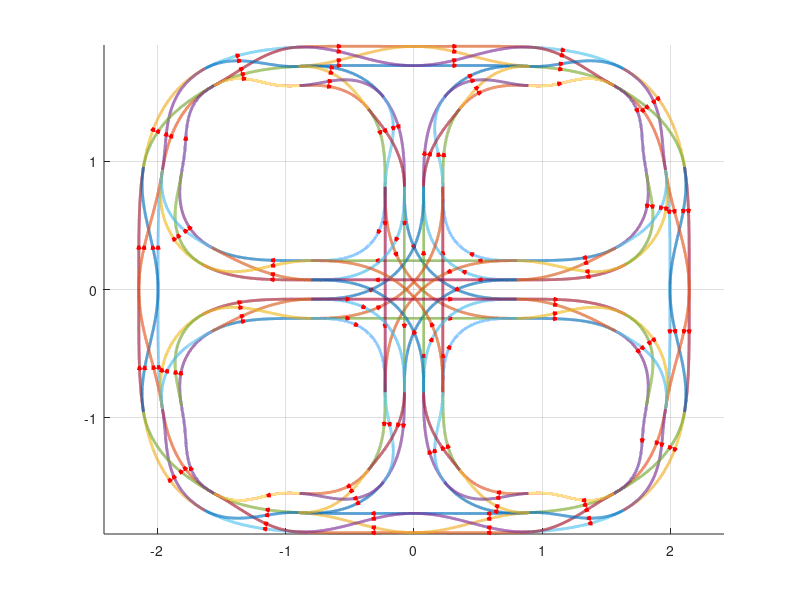

Write the MATLAB code that produced this figure.
function lane_graph

    cache = load('cache');
    
    % convert to cartesian form: [x, y, cos(yaw), sin(yaw)]
    f_names = fieldnames(cache);
    for i = 1:length(f_names)
        f_name = f_names{i};
        value = cache.(f_name);
        if startsWith(f_name,'segment')
            cache.(f_name) = cartesian_nodes(value.nodes);
        elseif startsWith(f_name,'node')
            cache.(f_name) = cartesian_nodes(value);
        end
    end
        
    segment_A = cache.segment_A;
    segment_B = cache.segment_B;
    segment_C = cache.segment_C;
    segment_D = cache.segment_D;
    segment_E = cache.segment_E;
    segment_F = cache.segment_F;
    segment_G = cache.segment_G;
    segment_H = cache.segment_H;
    segment_J = cache.segment_J;
    
    clf
    hold on
    axis equal
    grid on
    
    % Transfer a bit of segment A to B, this simplifies the routing graph
    [M,I] = min(vecnorm((segment_A - cache.node_transition_ABEF)'));
    assert(M < 1e-8);
    segment_B = [segment_A(I:end-1,:); segment_B];
    segment_A = segment_A(1:I,:);
    
    
    % Split A at D merge
    parts = split_segment(segment_A, cache.node_transition_AD);
    segment_A1 = parts{1};
    segment_A2 = parts{2};
    
    % Split B at C merge
    parts = split_segment(segment_B, cache.node_transition_BC);
    segment_B1 = parts{1};
    segment_B2 = parts{2};
    
    % Split C
    parts = split_segment(segment_C, segment_C(end/2,:));
    segment_C1 = parts{1};
    segment_C2 = parts{2};
    
    % Split D
    parts = split_segment(segment_D, segment_D(end/2,:));
    segment_D1 = parts{1};
    segment_D2 = parts{2};
    
    segments = {};
    
    % handle double lanes with switch
    segments_switch = {segment_A1, segment_A2, segment_B1, segment_B2, segment_C1, segment_C2, segment_D1, segment_D2};
    segments = [segments double_segment_with_switch(segment_A1,  1, cache.lane_width)];
    segments = [segments double_segment_with_switch(segment_A2,  1, cache.lane_width)];
    segments = [segments double_segment_with_switch(segment_B1,  1, cache.lane_width)];
    segments = [segments double_segment_with_switch(segment_B2,  1, cache.lane_width)];
    segments = [segments double_segment_with_switch(segment_C1, -1, cache.lane_width)];
    segments = [segments double_segment_with_switch(segment_C2, -1, cache.lane_width)];
    segments = [segments double_segment_with_switch(segment_D1, -1, cache.lane_width)];
    segments = [segments double_segment_with_switch(segment_D2, -1, cache.lane_width)];
    
    % intersection
    segments = [segments {expand_intersection_segment(segment_H, cache.lane_width, -1, false)}];
    segments = [segments {expand_intersection_segment(segment_G, cache.lane_width, -1, false)}];
    segments = [segments {expand_intersection_segment(segment_J, cache.lane_width, -1, false)}];
    segments = [segments {expand_intersection_segment(segment_G, cache.lane_width, 1, true)}];
    segments = [segments {expand_intersection_segment(segment_G, cache.lane_width, 2, true)}];
    
    
    % add other lanes
    segments = [segments, {segment_E, segment_F, segment_J, segment_G, segment_H}];
    
    
    % mirroring right to left
    n_base_segments = length(segments);
    for i = 1:n_base_segments
        s = segments{i};
        s = s .* [-1 1 -1 1];
        s = reverse_segment(s);
        segments = [segments, {s}];
    end
    
    % mirroring top to bottom
    n_base_segments = length(segments);
    for i = 1:n_base_segments
        s = segments{i};
        s = s .* [1 -1 1 -1];
        s = reverse_segment(s);
        segments = [segments, {s}];
    end
    
    lane_graph = build_routing_graph(segments);
    save lane_graph lane_graph
    
    for i = 1:length(segments)
        plot(segments{i}(:,1), segments{i}(:,2),'-', 'LineWidth',2)
        k = floor(size(segments{i}, 1)/3);
        R = [segments{i}(k,3) -segments{i}(k,4);segments{i}(k,4) segments{i}(k,3)];
        p = 0.01 * R * [0 1; 3 0; 0 -1]';
        plot(p(1,:)+segments{i}(k,1), p(2,:)+segments{i}(k,2),'r-', 'LineWidth',2)
    end
    
    
    axis equal
    grid on
end

function routing_graph = build_routing_graph(segments)

    nodes = nan(0,4);

    for i = 1:length(segments)
        nodes(end+1, :) = segments{i}(1,:);
        nodes(end+1, :) = segments{i}(end,:);
    end
    
    node_diff = permute(nodes, [1 3 2]) - permute(nodes, [3 1 2]);
    node_dist = vecnorm(node_diff, 2, 3) + 10 * eye(size(nodes,1));
    
    threshold = 0.05;
    [I,J] = find(node_dist < threshold);
    assert(~any(I==J));
    
    node_clusters = {};
    for k = 1:length(I)
        joined = false;
        for p = 1:length(node_clusters)
            if any(any(node_clusters{p} == [I(k); J(k)]))
                node_clusters{p} = [node_clusters{p} I(k) J(k)];
                joined = true;
            end
        end
        
        if ~joined
            node_clusters{end+1} = [I(k) J(k)];
        end
    end

    true_nodes = nan(0,4);
    for p = 1:length(node_clusters)
        true_nodes(end+1,:) = mean(nodes(unique(sort(node_clusters{p})), :));
    end
    
    routing_graph = struct;
    routing_graph.nodes = true_nodes;
    routing_graph.edges = struct('start_node_index', {}, 'end_node_index', {}, 'path', {});
    
    
    for i = 1:length(segments)
        
        [M,I] = min(vecnorm(routing_graph.nodes - segments{i}(1,:),2,2));
        assert(M < threshold);
        routing_graph.edges(i).start_node_index = I;
        
        
        [M,I] = min(vecnorm(routing_graph.nodes - segments{i}(end,:),2,2));
        assert(M < threshold);
        routing_graph.edges(i).end_node_index = I;
        
        
        routing_graph.edges(i).path = segments{i};
    end
    
end

function segment = expand_intersection_segment(segment, lane_width, steps, reverse)

    displacement = lane_width * [-segment(:,4) segment(:,3)];
    displacement(:,3:4) = 0;
    
    segment = segment + steps * displacement;
    
    if reverse
        segment = reverse_segment(segment);
    end
    
    segments = fix_direction_vectors({segment});
    segment = segments{1};

end

function segments = double_segment_with_switch(segment, direction, lane_width)

    displacement = direction * lane_width * [-segment(:,4) segment(:,3)];
    displacement(:,3:4) = 0;
    
    f = ((cos(linspace(0,pi, size(segment, 1)))+1)/2)';

    segments{1} = segment;
    segments{2} = segment + displacement;
    segments{3} = segment + f .* displacement;
    segments{4} = segment + (1-f) .* displacement;
    
    segments = fix_direction_vectors(segments);

end

function segment = reverse_segment(segment)
    segment = segment .* [1 1 -1 -1];
    segment = flipud(segment);
end

function segments = fix_direction_vectors(segments)
    for i = 1:length(segments)
        dx = diff(segments{i}(:,1));
        dy = diff(segments{i}(:,2));
        len = sqrt(dx.^2 + dy.^2);
        segments{i}(2:end,3) = dx ./ len;
        segments{i}(2:end,4) = dy ./ len;
        
        segments{i}(1,3) = segments{i}(2,3);
        segments{i}(1,4) = segments{i}(2,4);
    end
end


function L = segment_length(segment)
    L = sum(sqrt(diff(segment(:,1)).^2+diff(segment(:,2)).^2));
end

function parts = split_segment(segment, splitting_nodes)

    idx = [1 size(segment, 1)];

    for i = 1:size(splitting_nodes, 1)
        [M,I] = min(vecnorm((segment - splitting_nodes(i,:))'));
        assert(M < 1e-4);
        idx(end+1) = I;
    end
    
    idx = unique(sort(idx));
    assert(numel(idx) >= 3)
    parts = {};
    
    for i = 2:numel(idx)
        slice = idx(i-1):idx(i);
        assert(numel(slice) > 1);
        parts{end+1} = segment(slice, :);
    end
 
    
end

function S2 = cartesian_nodes(S)
    S2 = [S(:,1:2) cos(S(:,3)) sin(S(:,3))];
end